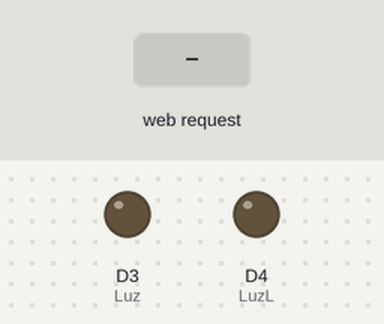
Recording of a program running on a simulated ESP8266 (NodeMCU). On the bench: output pins drawn as LEDs (lit = HIGH). Inputs (shaded band) come from the test bench. WiFi joins after 1.5 s; servers stay silent unless stated; what the program prints to the serial monitor is not drawn.

Above: at 2.8 s.
2.9 s: HTTP request GET /1/off received
At 3.2 s:
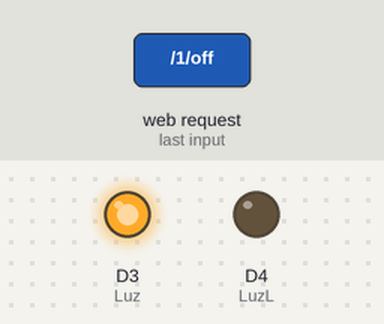
4.4 s: HTTP request GET /2/off received
At 5.6 s:
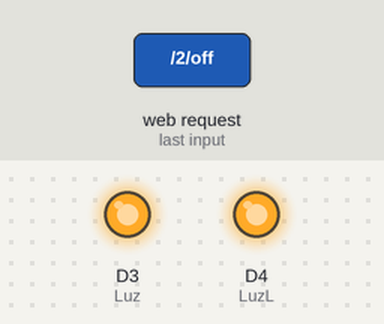
5.9 s: HTTP request GET /1/on received
At 6.7 s:
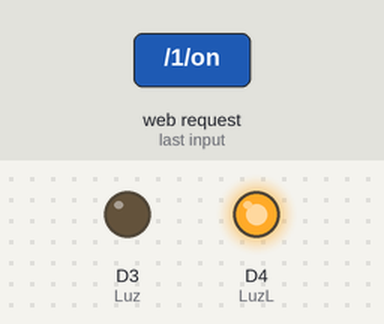
7.4 s: HTTP request GET /2/on received
At 7.8 s:
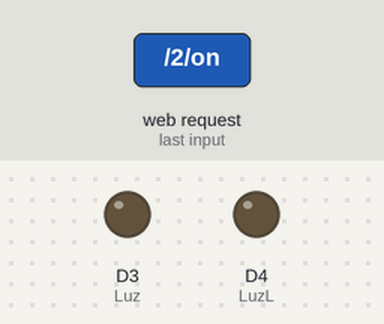
Timing chart, 0 to 9.9 s (numbered marks = the images above; inputs shaded):
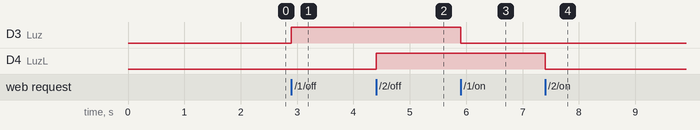

Measured:
- after the input at 2.9 s, D3 (Luz): LOW → HIGH at once
- after the input at 4.4 s, D4 (LuzL): LOW → HIGH at once
- after the input at 5.9 s, D3 (Luz): HIGH → LOW at once
- after the input at 7.4 s, D4 (LuzL): HIGH → LOW at once

The program:

main.cpp
```cpp
#include <Arduino.h>
#include <ESP8266WiFi.h>
#include <ESP8266WebServer.h>

const char *ssid = "";
const char *password = "";

// Establecer IP, Puerta de Enlace y Máscara
IPAddress ip(183, 153, 0, 45);
IPAddress gateway(183, 153, 0, 1);
IPAddress subnet(255, 255, 0, 0);

// Puerto del servidor web
ESP8266WebServer server(3838);

#define Luz D3
#define LuzL D4

void handleRoot()
{
  server.send(200, "text/plain", "Hola Mundo");
}

void encender()
{
  server.send(200, "text/plain", "Encender Living");
  digitalWrite(Luz, LOW);
}

void apagar()
{
  server.send(200, "text/plain", "http://localhost:8080/");
  digitalWrite(Luz, HIGH);
}

void encender2()
{
  server.send(200, "text/plain", "Encender Cobacha");
  digitalWrite(LuzL, LOW);
}

void apagar2()
{
  server.send(200, "text/plain", "Apagar Cobacha");
  digitalWrite(LuzL, HIGH);
}

void setup()
{
  Serial.begin(9600);
  Serial.print("Arranco Serial");

  // Conectar a la WiFi
  WiFi.begin(ssid, password);

  // Modo cliente
  WiFi.mode(WIFI_STA);
  WiFi.config(ip, gateway, subnet);

  // Esperar hasta conectar
  Serial.print("Entro While");
  while (WiFi.status() != WL_CONNECTED)
    delay(200);

  Serial.print("Paso While");

  // Arrancar el servidor
  server.on("/", handleRoot);
  server.on("/1/on", encender);
  server.on("/1/off", apagar);
  server.on("/2/on", encender2);
  server.on("/2/off", apagar2);
  server.begin();
  Serial.print("Arranca Server");

  // Led
  pinMode(Luz, OUTPUT);
  pinMode(LuzL, OUTPUT);
  //digitalWrite(3, LOW);
  Serial.print("Pin mode");
}

void loop()
{
  // Comprobar si estamos conectados
  if (WiFi.status() == WL_CONNECTED)
  {
    server.handleClient();
  }
  else
  {
    Serial.print("no entra al if");
  }
}
```
